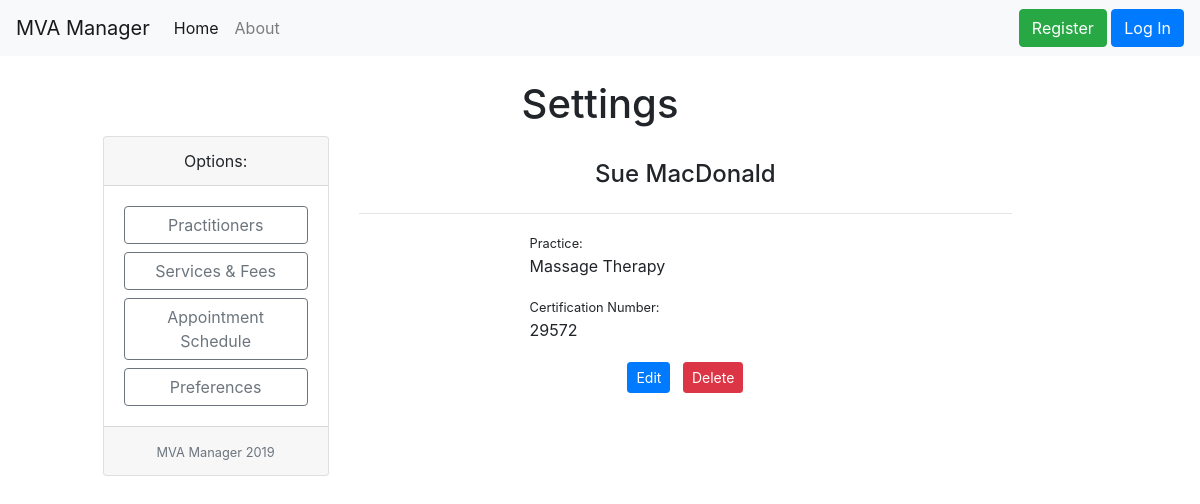
Screenshot of /settings/2 with the database file from the repository.
### mvaManager/models.py (models this page shows)
class Practitioner(db.Model):
  id = db.Column(db.Integer, primary_key=True)
  firstName = db.Column(db.String(20), nullable=False)
  lastName = db.Column(db.String(20), nullable=False)
  practice = db.Column(db.String(20), nullable=False)
  certificateNumber = db.Column(db.String(10), nullable=False)

### mvaManager/settings/routes.py (the view)
@settings.route('/settings/<int:practitioner_id>')
def practitioner(practitioner_id):
  practitioner = Practitioner.query.get_or_404(practitioner_id)
  return render_template('practitioners/practitioner.html', title="Practitioner", practitioner=practitioner)

### mvaManager/templates/practitioners/practitioner.html (shortened to what this page needs)
{% extends "settings.html" %}
  {% block settings %}
<br>
  <div class="row">
    <div class="col-md-12">
      <h4 style="text-align: center"> {{ practitioner.firstName }} {{ practitioner.lastName}}</h4>
    </div>
  </div>
  <hr>
  <div class="row">
    <div class="col-md-6 offset-md-3">
      <small> Practice: </small>
    </div>
  </div>
  <div class="row">
    <div class="col-md-6 offset-md-3">
      <div class="form-group">
        {{ practitioner.practice }}
      </div>
    </div>
  </div>
  <div class="row">
    <div class="col-md-6 offset-md-3">
      <small> Certification Number: </small>
    </div>
  </div>
  <div class="row">
    <div class="col-md-6 offset-md-3">
      <div class="form-group">
        {{ practitioner.certificateNumber }}
      </div>
    </div>
  </div>
  <div class="row">
  <div class="col-sm-12">
    <div class="text-center">
      <a class="btn btn-primary btn-sm m-1" href="{{ url_for('settings.updatepractitioner', practitioner_id=practitioner.id) }}"> Edit </a>
      <button type="button" class="btn btn-danger btn-sm m-1" data-toggle="modal" data-target="#deleteModal"> Delete </button></td>
    </div>
  </div>
{% endblock %}

### rows the page displays
Practitioner: firstName "Sue", lastName "MacDonald", practice "Massage Therapy", certificateNumber "29572"
